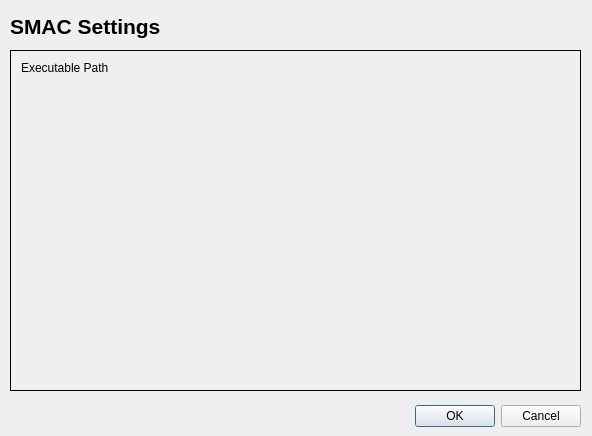
<?xml version="1.0" encoding="UTF-8"?>
<ui version="4.0">
 <class>SettingsConfigurationDialogBase</class>
 <widget class="QDialog" name="SettingsConfigurationDialogBase">
  <property name="geometry">
   <rect>
    <x>0</x>
    <y>0</y>
    <width>592</width>
    <height>436</height>
   </rect>
  </property>
  <property name="windowTitle">
   <string>SMAC Settings</string>
  </property>
  <property name="windowIcon">
   <iconset>
    <normaloff>icon.png</normaloff>icon.png</iconset>
  </property>
  <widget class="QDialogButtonBox" name="button_box">
   <property name="geometry">
    <rect>
     <x>240</x>
     <y>400</y>
     <width>341</width>
     <height>32</height>
    </rect>
   </property>
   <property name="orientation">
    <enum>Qt::Horizontal</enum>
   </property>
   <property name="standardButtons">
    <set>QDialogButtonBox::Cancel|QDialogButtonBox::Ok</set>
   </property>
  </widget>
  <widget class="QLabel" name="title_label">
   <property name="geometry">
    <rect>
     <x>10</x>
     <y>10</y>
     <width>561</width>
     <height>33</height>
    </rect>
   </property>
   <property name="font">
    <font>
     <family>MS Sans Serif</family>
     <pointsize>16</pointsize>
    </font>
   </property>
   <property name="text">
    <string>&lt;!DOCTYPE HTML PUBLIC &quot;-//W3C//DTD HTML 4.0//EN&quot; &quot;http://www.w3.org/TR/REC-html40/strict.dtd&quot;&gt;
&lt;html&gt;&lt;head&gt;&lt;meta name=&quot;qrichtext&quot; content=&quot;1&quot; /&gt;&lt;style type=&quot;text/css&quot;&gt;
p, li { white-space: pre-wrap; }
&lt;/style&gt;&lt;/head&gt;&lt;body style=&quot; font-family:'Sans Serif'; font-size:16pt; font-weight:600; font-style:normal;&quot;&gt;
&lt;p &gt;SMAC Settings&lt;/p&gt;&lt;/body&gt;&lt;/html&gt;</string>
   </property>
   <property name="alignment">
    <set>Qt::AlignLeading|Qt::AlignLeft|Qt::AlignVCenter</set>
   </property>
  </widget>
  <widget class="QStackedWidget" name="stackedWidget">
   <property name="geometry">
    <rect>
     <x>10</x>
     <y>50</y>
     <width>571</width>
     <height>341</height>
    </rect>
   </property>
   <property name="frameShape">
    <enum>QFrame::Box</enum>
   </property>
   <widget class="QWidget" name="page">
    <widget class="QWidget" name="formLayoutWidget">
     <property name="geometry">
      <rect>
       <x>10</x>
       <y>10</y>
       <width>551</width>
       <height>101</height>
      </rect>
     </property>
     <layout class="QFormLayout" name="formLayout">
      <item row="0" column="0">
       <widget class="QLabel" name="qgisExesPathLabel">
        <property name="text">
         <string>Executable Path</string>
        </property>
       </widget>
      </item>
      <item row="0" column="1">
       <widget class="QgsFileWidget" name="qgisExesPathQgsFileWidget">
        <property name="toolTip">
         <string>Directory containing SMAC software *.exe</string>
        </property>
        <property name="dialogTitle">
         <string>Select the qgis-exes folder path</string>
        </property>
        <property name="storageMode">
         <enum>QgsFileWidget::GetDirectory</enum>
        </property>
       </widget>
      </item>
     </layout>
    </widget>
   </widget>
   <widget class="QWidget" name="page_2"/>
  </widget>
  <zorder>stackedWidget</zorder>
  <zorder>button_box</zorder>
  <zorder>title_label</zorder>
 </widget>
 <customwidgets>
  <customwidget>
   <class>QgsFileWidget</class>
   <extends>QWidget</extends>
   <header>qgsfilewidget.h</header>
  </customwidget>
 </customwidgets>
 <resources/>
 <connections>
  <connection>
   <sender>button_box</sender>
   <signal>accepted()</signal>
   <receiver>SettingsConfigurationDialogBase</receiver>
   <slot>accept()</slot>
   <hints>
    <hint type="sourcelabel">
     <x>20</x>
     <y>20</y>
    </hint>
    <hint type="destinationlabel">
     <x>20</x>
     <y>20</y>
    </hint>
   </hints>
  </connection>
  <connection>
   <sender>button_box</sender>
   <signal>rejected()</signal>
   <receiver>SettingsConfigurationDialogBase</receiver>
   <slot>reject()</slot>
   <hints>
    <hint type="sourcelabel">
     <x>20</x>
     <y>20</y>
    </hint>
    <hint type="destinationlabel">
     <x>20</x>
     <y>20</y>
    </hint>
   </hints>
  </connection>
 </connections>
</ui>
